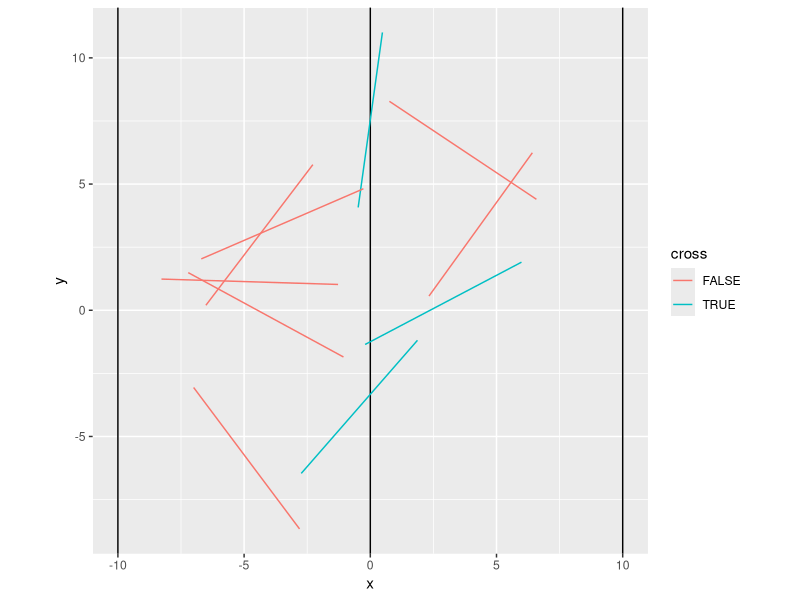
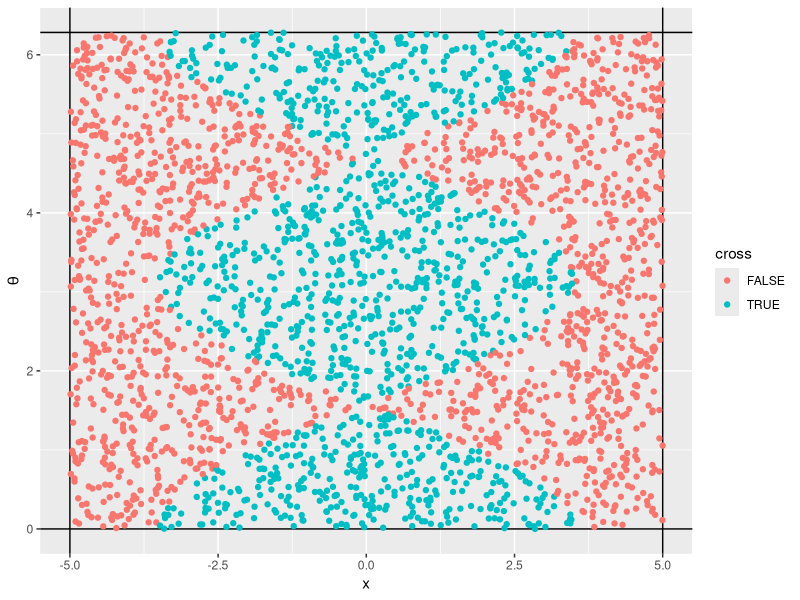
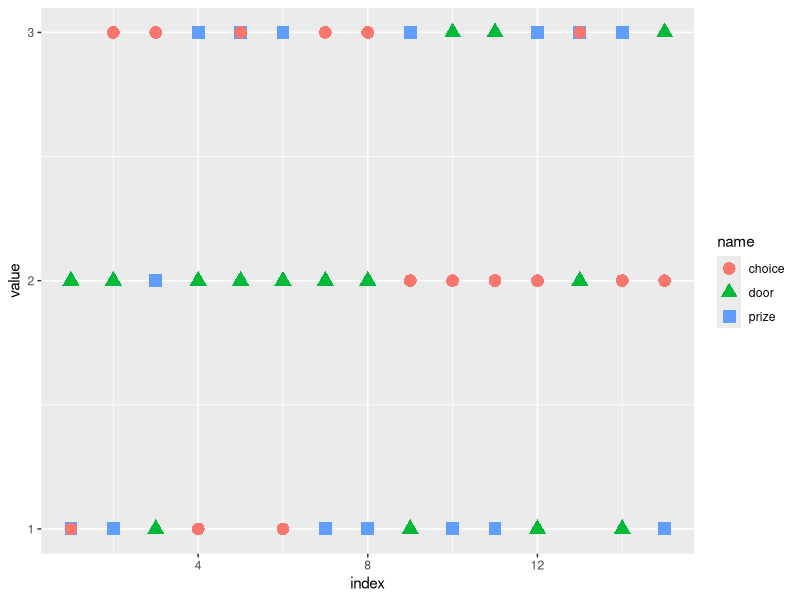
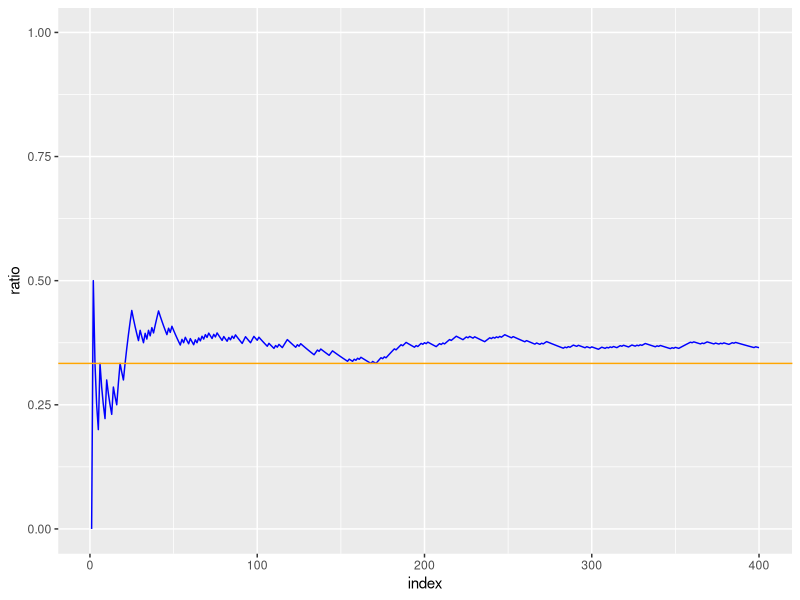
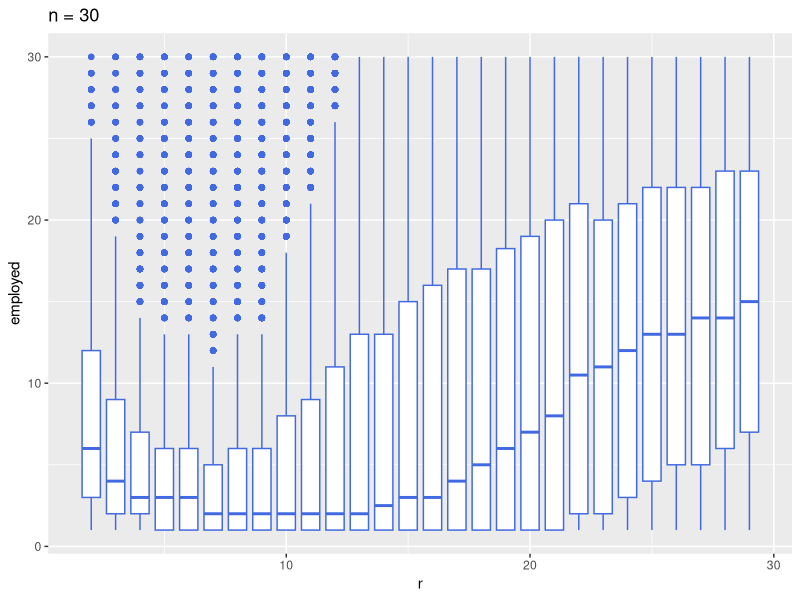
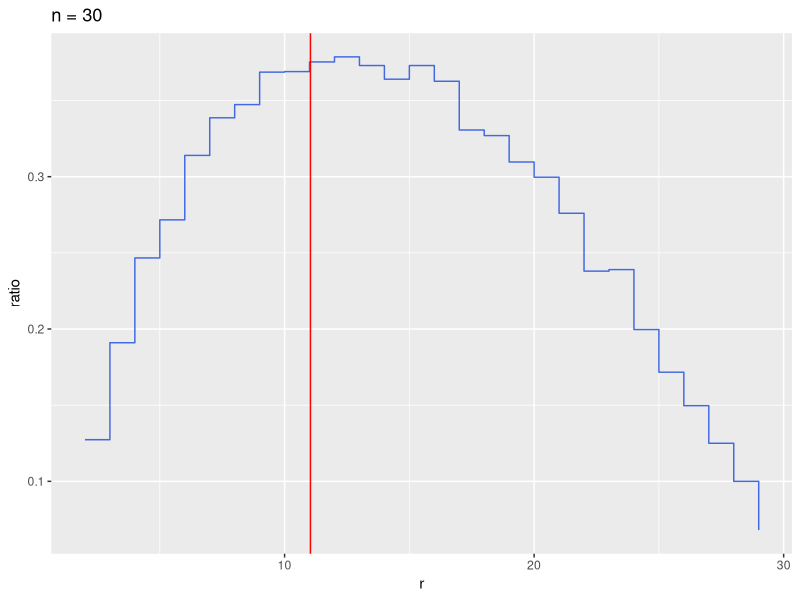

These figures' R source, in order:
## ---- chunk 1
library(conflicted)  # 関数名の衝突を警告
conflicts_prefer(    # 優先的に使う関数を指定
    dplyr::filter(),
    dplyr::select(),
    dplyr::lag(),
    )
library(tidyverse)
## ---- chunk 2

## ---- chunk 3
my_trial <- function(){ 
    while(TRUE){ # 永久に回るループ
        if(sample(c("h","t"),1) == "h"){ # h:head，t:tail
            return("Alice") # Aliceが表を出して終了
        }
        if(sample(c("h","t"),1) == "h"){
            return("Bob") # Bobが表を出して終了
        }
        #' どちらも裏ならもう一度ループ
    }
}
## ---- chunk 4
my_trial(); my_trial(); my_trial() # 3回行ってみる
## ---- chunk 5
#' set.seed(8888) # 実験を再現する場合は適当なシードを指定する
mc <- 10000       # 回数を設定 
my_data <- replicate(mc, my_trial())
glimpse(my_data)      # 結果が mc 次元のベクトルになっていることが確認できる
## ---- chunk 6
table(my_data)    # 頻度を表示する
table(my_data)/mc # 勝率の計算 (全実験回数で除算)
## ---- chunk 7

## ---- chunk 8
buffon_trial <- function(d, l, verbose = FALSE){ # dとlを指定
    x <- runif(1, min = -d/2, max = d/2) # 位置
    theta <- runif(1, min = 0, max = 2*pi) # 角度
    cross <- FALSE # 交わったかどうかを示す変数
    if((x+l*cos(theta)/2)*(x-l*cos(theta)/2) < 0){
        cross <- TRUE # 交わった場合に書き換え
    }
    if(verbose == TRUE){ # 位置と角度も返す
        return(c(x = x, theta = theta,       # ベクトルで返すので
                 cross = as.numeric(cross))) # データ型を揃える
    } else { # 交わったかどうかだけ返す
        return(cross) # 論理値のまま返す
    }
}
## ---- chunk 9
d <- 10
l <- 7
buffon_trial(d, l); buffon_trial(d, l)
## ---- chunk 10
buffon_trial(d, l, verbose = TRUE)
buffon_trial(d, l, verbose = TRUE)
## ---- chunk 11
mc <- 10
replicate(mc, buffon_trial(d, l, verbose = TRUE)) |>
    t() |> # 配列を転置
    as_tibble() |> # tibble に変換
    mutate( # 図に必要な情報を加える
        y = runif(mc, min = -(d+l)/2, max = (d+l)/2), # 中心のy座標をランダムに生成
        x1 = x-l/2*cos(theta), 
        x2 = x+l/2*cos(theta),
        y1 = y-l/2*sin(theta),
        y2 = y+l/2*sin(theta),
        cross = as.logical(cross)) |> # 交わり表すラベル(論理値)
    ggplot() + 
    geom_vline(xintercept = c(-d,0,d)) + # 縦棒を描く
    geom_segment(aes(x = x1, y = y1,       # 始点
                     xend = x2, yend = y2, # 終点
                     colour = cross)) +    # 交わりを表示
    labs(x = "x", y = "y") +
    coord_fixed() # 座標軸の比を1に固定
## ---- chunk 12
mc <- 3000
replicate(mc, buffon_trial(d, l, verbose = TRUE)) |>
    t() |> 
    as_tibble() |> 
    mutate( # 図に必要な情報を加える
        cross = as.logical(cross)) |> # 交わり表すラベル(論理値)
    ggplot(aes(x = x, y = theta, colour = cross)) + 
    geom_vline(xintercept = c(-d/2,d/2)) + # 境界を描く
    geom_hline(yintercept = c(0,2*pi)) +   # 横線を描く
    geom_point() + labs(y = expression(theta)) 
## ---- chunk 13
mc <- 100000 # 回数を設定 
buffon_data <- replicate(mc, buffon_trial(d, l)) 
## ---- chunk 14
table(buffon_data)      # 頻度 (TRUEが針の交わった回数)
table(buffon_data)/mc   # 確率(推定値)
print((2*l)/(pi*d))     # 針の交わる確率 (理論値)
2*l/d/(table(buffon_data)/mc)["TRUE"] # π の推定値
## ---- chunk 15

## ---- chunk 16
monty_trial <- function(verbose = FALSE){
    #' 賞品は1に置いてあるものとする
    choice <- sample(1:3, size = 1) # 解答者の最初の選択
    if(choice == 1) { # 変えないのが正解の場合
        win <- "stay"
        door <- sample(2:3, size = 1) # Monty が開ける扉 (2か3をランダムに選択)
    } else { # 変えるのが正解の場合
        win <- "change"
        if(choice == 2) { # 2を選択したら3を開ける
            door <- 3
        } else { # そうでなければ(3を選択)2を開ける
            door <-2 
        }
    }
    if(verbose == TRUE){ # 賞品，解答者の選択，Monty が開ける扉を返す
        return(c(prize = 1, choice = choice, door = door))
    } else { # 勝ち負けの条件を返す
        return(win)
    }
}
## ---- chunk 17
monty_trial <- function(verbose = FALSE){
    prize  <- sample(1:3, size = 1) # 賞品の置かれた扉
    choice <- sample(1:3, size = 1) # 解答者の最初の選択
    if(prize == choice) { # 変えないのが正解の場合
        win <- "stay"
        door <- sample(setdiff(1:3, prize), size = 1) # Monty が開ける扉 (ランダムに選択)
    } else { # 変えるのが正解の場合
        win <- "change"
        door <- setdiff(1:3, union(prize, choice)) # Monty が開ける扉
    }
    if(verbose == TRUE){ # 賞品，解答者の選択，Monty が開ける扉を返す
        return(c(prize = prize, choice = choice, door = door))
    } else { # 勝ち負けの条件を返す
        return(win)
    }
}
## ---- chunk 18
monty_trial(); monty_trial()
## ---- chunk 19
monty_trial(verbose = TRUE)
monty_trial(verbose = TRUE)
## ---- chunk 20
mc <- 15
replicate(mc, monty_trial(verbose = TRUE)) |>
    t() |> # 配列を転置
    as_tibble() |> # データフレームに変更
    rowid_to_column(var = "index") |> # 試行の番号を追加
    pivot_longer(!index) |> # index 以外を long format 化
    ggplot(aes(x = index, y = value,
               colour = name, shape = name)) +
    geom_point(size = 4) + # サイズを大きめに表示
    scale_y_continuous(breaks = 1:3)
## ---- chunk 21
mc <- 400
replicate(mc, monty_trial()) |>
    as_tibble_col(column_name = "win") |>
    rowid_to_column(var = "index") |>
    mutate(stay_win = win == "stay", # 留まって勝つ場合
           ratio = cumsum(stay_win)/index) |> # 勝率の推移を計算
    ggplot(aes(x = index, y = ratio)) +
    geom_line(colour = "blue") + 
    geom_hline(yintercept = 1/3, colour = "orange") + # 理論値
    ylim(c(0,1)) # y軸の描画範囲を指定
## ---- chunk 22
mc <- 50000 # 回数を設定 
monty_data <- replicate(mc, monty_trial()) 
## ---- chunk 23
table(monty_data)    # 頻度
table(monty_data)/mc # 確率(推定値)
## ---- chunk 24
monty_trial <- function(change = FALSE, # ドアを変えるか否か
                        verbose = FALSE){
    doors <- LETTERS[1:3]      # ドアの名前 A,B,C 
    prize <-  sample(doors, 1) # 商品のドア
    choice <- sample(doors, 1) # 選んだドア
    monty <-  sample(doors[(doors != prize) & (doors != choice)], 1) # モンティが開いたドア
    if(change){ # 選択を変えた場合の最後に選んだドア
        final <- doors[(doors != choice) & (doors != monty)]
    } else { # 選択を変えない場合
        final <- choice
    }
    if(verbose){ # TRUEの場合
        return(c(prize=prize,choice=choice,monty=monty,final=final))    
    } else {
        return(ifelse(prize == final,"win","loss"))
    }
}
## ---- chunk 25
table(replicate(mc, monty_trial()))/mc              # 最初に選んだドアのままの場合
table(replicate(mc, monty_trial(change = TRUE)))/mc # 選んだドアを変えた場合
## ---- chunk 26

## ---- chunk 27
secretary_trial <- function(n, r, verbose = FALSE){ # nとrを指定
    applicants <- sample(1:n, size = n) # n人の順位をランダムに並べ替える
    ref <- applicants[1:(r-1)] # r-1人目までは参照(最高順位が基準点)
    test <- applicants[r:n]    # r人目以降が採用候補
    idx <- which(test < min(ref)) # 採用候補の中で基準点より良い人を選出
    if(length(idx) == 0) { # 1人も規準良い人がいない場合
        employed <- applicants[n] # 最後の人を採用
    } else {
        employed <- test[idx[1]]  # 最初に基準点を越えた人を採用
    }
    if(verbose == TRUE){ # 全順位も返す
        return(list(applicants = applicants, 
                    employed = employed)) # 2つの異なるベクトルをリストで束ねる
    } else { # 採用した者の順位のみ返す
        return(employed)
    }
}
## ---- chunk 28
n <- 10 # 候補者は10名
secretary_trial(n, 2, verbose = TRUE) # 2人目から採用を考える
secretary_trial(n, 3, verbose = TRUE) # 3人目から採用を考える
secretary_trial(n, 4, verbose = TRUE) # 4人目から採用を考える
secretary_trial(n, 5, verbose = TRUE) # 5人目から採用を考える
secretary_trial(n, 6, verbose = TRUE) # 6人目から採用を考える
## ---- chunk 29
#' set.seed(8888) # 実験を再現したい場合はシードを指定
mc <- 3000
n <- 30 # 候補者数を変えて実験
secretary_data <- tibble(r = NULL,
                         employed = NULL)
for (r in 2:(n-1)) {
    foo <- replicate(mc, secretary_trial(n, r))
    if(r %in% c(2,6,10,14,18,22)) { # いくつか表示
        cat("採用開始: ", r, "\n")
        print(table(foo))
    }
    secretary_data <- bind_rows(secretary_data, # 前の実験結果に追加
                                tibble(r = rep(r,mc),
                                       employed = foo))
}
## ---- chunk 30
secretary_data |>
    ggplot(aes(x = r, y = employed)) +
    geom_boxplot(aes(group = r), # rごとに集計
                 fill = "white", colour ="royalblue") +
    labs(title = paste("n =", n)) # nをタイトルに表示
## ---- chunk 31
n/exp(1) 
## ---- chunk 32
secretary_data |>
    group_by(r) |> 
    summarize(ratio = mean(employed == 1)) |> # 1位ならTRUE(1)
    ggplot(aes(x = r, y = ratio)) +
    geom_step(colour = "royalblue") + # 階段関数で描画
    geom_vline(xintercept = n/exp(1), colour = "red") + # 理論値
    labs(title = paste("n =", n)) # nをタイトルに表示
